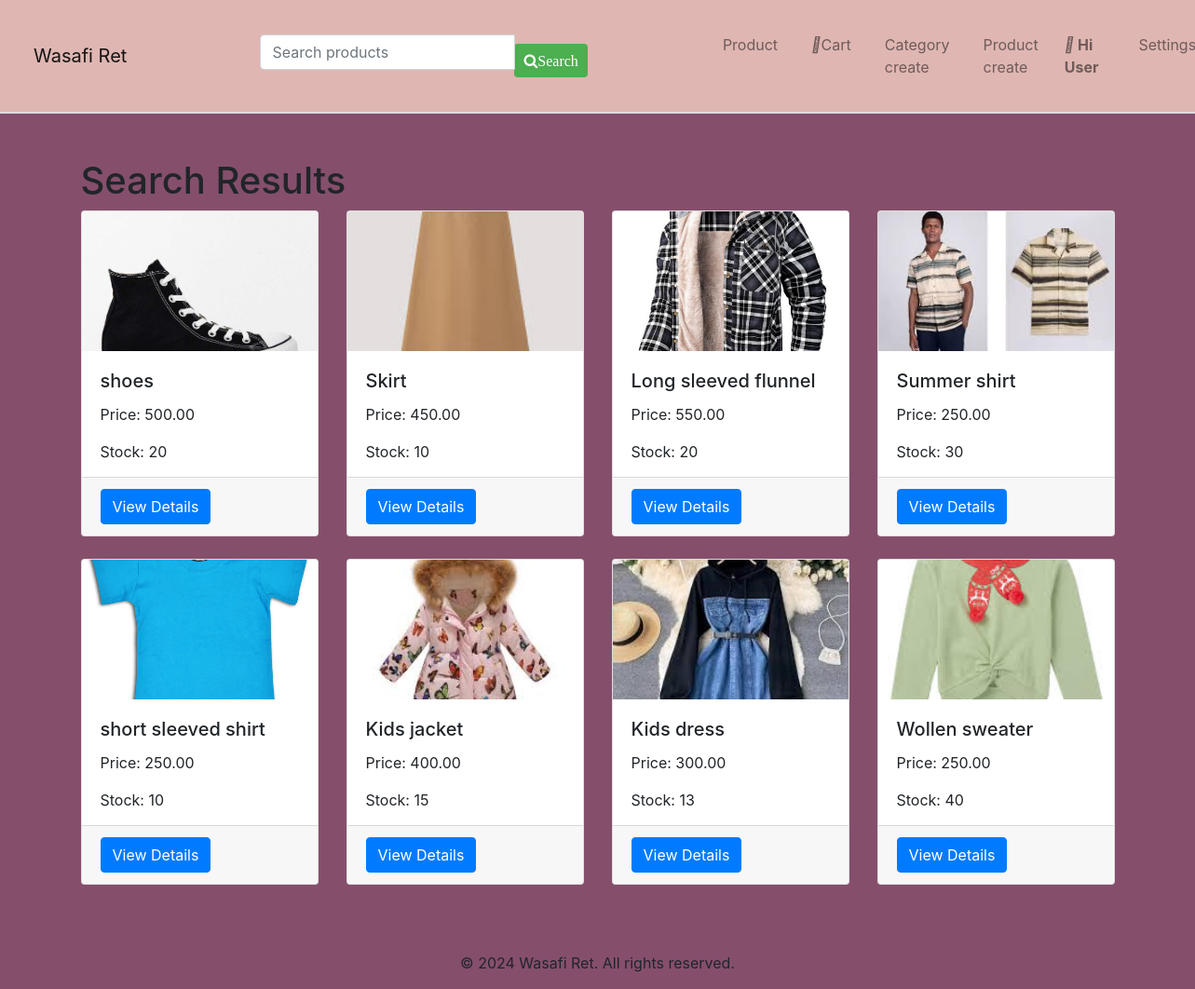
The app's page /search/ with its own data.
### WasafiRet/models.py (models this page shows, shortened)
class Product(models.Model):
    name=models.CharField(max_length=255)
    description=models.TextField()
    price=models.DecimalField(max_digits=10,decimal_places=2)
    stock=models.IntegerField()
    category=models.ForeignKey(Category,on_delete=models.CASCADE)
    is_active=models.BooleanField(default=True)
    image=models.ImageField(upload_to=',media/images',blank=True,null=True)

### WasafiRet/views.py (the view)
# urls.py: path('search/', views.search, name='search'),
def search(request):
     search_query=request.POST.get('search_query','')
     products=Product.objects.filter(Q(name__icontains=search_query))
     context={
          'products':products,
          'search_query':search_query,
     }
     return render(request,'WasafiRet/search.html',context)

### WasafiRet/templates/WasafiRet/search.html (shortened to what this page needs)
{% extends 'WasafiRet/base.html' %} {% load static %}  {% block content %}
</head>
<body>
    <h1>Search Results</h1>
    {% if products.exists %}
    <div class="row">
          {% for product in products %}
    <div class="col-md-3 mb-4">
      <div class="card h-100" style="max-height: 350px">
        {% if product.image %}
        <img
          src="{{ product.image.url }}"
          class="card-img-top"
          alt="Product Image"
          style="width: 100%; height: 150px; object-fit: cover"
        />
        {% endif %}
        <div class="card-body">
          <h5 class="card-title">{{ product.name }}</h5>
          <p class="card-text">Price: {{ product.price }}</p>
          <p class="card-text">Stock: {{ product.stock }}</p>
        </div>
        <div class="card-footer">
          <a href="{% url 'detail' product.id %}" class="btn btn-primary"
            >View Details</a
          >
        </div>
      </div>
      </div>
      {% endfor %}
      </div>
    {% else %}
        <p>No products found for "{{ search_query }}".</p>
    {% endif %}
{% endblock %}

### static/css/style.css (style rules this page uses)
body { background-color: #854f6c; }
.row { display: flex; flex-wrap: wrap; justify-content: center; }
.card-img-top { width:100%; height:150px; object-fit: cover; }

### records on screen
Product: image (picture), name "shoes", price "500.00", stock "20"
Product: image (picture), name "Skirt", price "450.00", stock "10"
Product: image (picture), name "Long sleeved flunnel", price "550.00", stock "20"
Product: image (picture), name "Summer shirt", price "250.00", stock "30"
Product: image (picture), name "short sleeved shirt", price "250.00", stock "10"
Product: image (picture), name "Kids jacket", price "400.00", stock "15"
Product: image (picture), name "Kids dress", price "300.00", stock "13"
Product: image (picture), name "Wollen sweater", price "250.00", stock "40"
